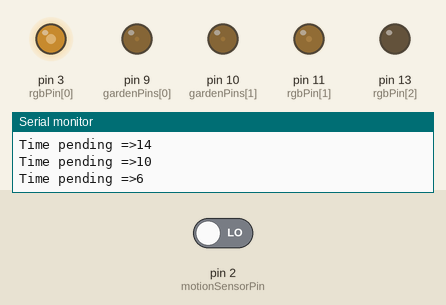
Bench run of a sketch on a simulated Arduino Uno, built with avr-gcc and run on an emulated ATmega328P. Parts: output pins drawn as LEDs (lit = HIGH), the last lines printed to the serial monitor. The inputs (shaded band) are chosen by the test bench; at power-on: pin 2 (motionSensorPin) LOW. Random numbers use the default seed unless the sketch sets one.

Above: at 1.29 s.
1.3 s: pin 2 (motionSensorPin) driven HIGH
At 2.3 s:
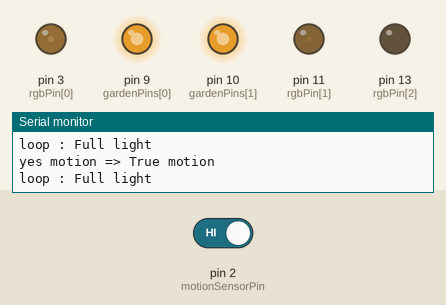
At 4.52 s:
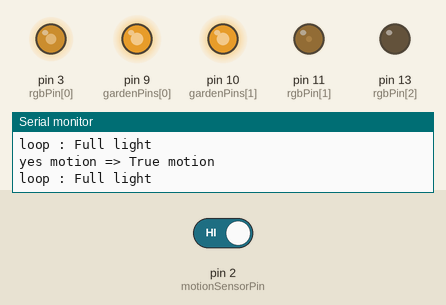
Timing chart, 0 to 10.3 s (numbered marks = the images above; inputs shaded):
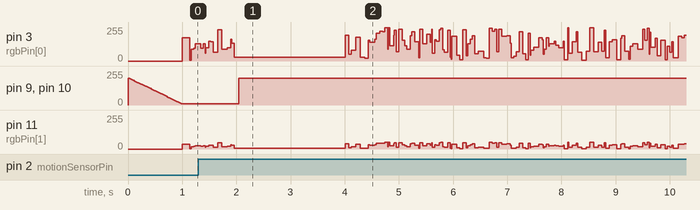

The sketch:

motionLightFairy.ino
```cpp
int gardenPins[] = {9,10};

int motionSensorPin = 2;
int rgbPin[] = {3,11,13};
const int maxLuminosity = 200;
const int minLuminosity=maxLuminosity/12;
volatile bool hasMotion = 0;

const unsigned long minMotionDuration = 4000;
volatile long lastMotion = 0;
String serialString = "";
void setup() {
  // put your setup code here, to run once:
  pinMode(motionSensorPin,INPUT);
  // if analog input pin 0 is unconnected, random analog
  // noise will cause the call to randomSeed() to generate
  // different seed numbers each time the sketch runs.
  // randomSeed() will then shuffle the random function.
  randomSeed(analogRead(0));


   Serial.begin(9600);
  attachInterrupt(digitalPinToInterrupt(motionSensorPin), setMotion, CHANGE);
  hasMotion = digitalRead(motionSensorPin)!=0;
}
void debug(String message){
  Serial.println(message);
}
void setMotion(){
  volatile bool inWindow = false;

  serialString="setMotion : inwindow =>";

  hasMotion = digitalRead(motionSensorPin)!=0;
  int tmpLastMotion = millis();
  if(lastMotion < tmpLastMotion - minMotionDuration){//Si le mouvement a été fait aprés la fenetre d'allumage minimum
    lastMotion = millis();
    inWindow=true;
  }

  serialString.concat(inWindow);
  debug(serialString);


}

void sleep(long duration){
  delay(duration);
}
void loop() {
  // put your main code here, to run repeatedly
  //test();

  debug("loop : Debut de captation");
  while(motion()){
     debug("loop : Full light");
  //Full light for 5sec
    analogWrite(gardenPins[0],maxLuminosity);
    analogWrite(gardenPins[1],maxLuminosity);
    bonfire(minMotionDuration);


  }

  debug("loop:big wait");
  bonfire(10000);
  debug("loop:On commence l'extinction");
  for(int sat=maxLuminosity;sat>2;sat=sat-4){
      if(motion()){
        return;
      }
      analogWrite(gardenPins[0],sat);
      analogWrite(gardenPins[1],sat);
      serialString = "Time pending =>";
      serialString.concat(sat-2);
      debug(serialString);
      bonfire(1000);
    }

  debug("loop:Pas de mouvement");
  while(!motion()){
    rgb(0,0,0);
    analogWrite(gardenPins[0],0);
    analogWrite(gardenPins[1],0);

  }


}

bool motion(){

  if(hasMotion || lastMotion > millis()-minMotionDuration){
    serialString="yes motion => ";
    if(hasMotion){
        serialString.concat("True motion");
    }
    else{
      serialString.concat("Timer");
    }
    debug(serialString);
    return true;
  }else{

    return false;
  }

}

void rgb(int r,int g,int b){

    analogWrite(rgbPin[0], r);
    analogWrite(rgbPin[1], g);
    analogWrite(rgbPin[2], b);

}

//We maintain a bonfire while sleeping
void bonfire(unsigned long sleepDuration){
  serialString="bonfire start for ";
  unsigned long startTime = millis();
  serialString.concat(sleepDuration);
  //debug(serialString);

  while(startTime > (millis()-sleepDuration)){


    int green = random(50)+1;
    int red = green*5;//To make orange, red need o be 5 times greater
    rgb(red,green,0);
    sleep(random(100));
  }
}
```
